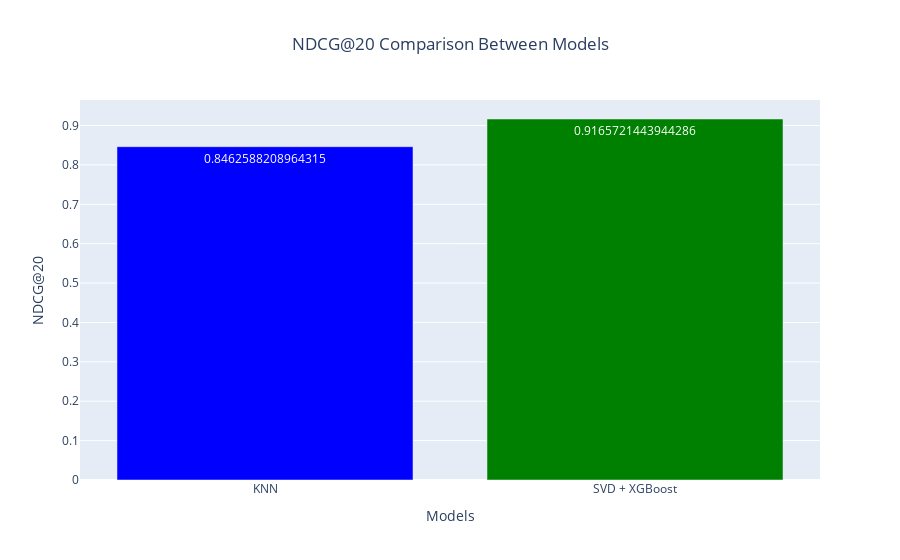

Notebook source saved alongside this figure:
### Markdown cell above
### Comparison between KNN recommender system and SVD + XGBoost Recommender System

### Code cell
# RMSE values for the models
models = ['KNN', 'SVD + XGBoost']
ndcg_values = [mean_ndcg, avg_ndcg]

# Create a bar plot using Plotly
fig = px.bar(x=models, y=ndcg_values, 
             labels={'x': 'Models', 'y': 'NDCG@20'}, 
             title='NDCG@20 Comparison Between Models', 
             text=ndcg_values)

# Customize the layout
fig.update_traces(marker_color=['blue', 'green'])
fig.update_layout(title_x=0.5)  # Center the title

# Show the plot
fig.show()

### Figure 1 — Plotly figure (JSON) as saved in the notebook; plotly's stock layout.template omitted (floating-point values rounded to 4 significant figures)
{"data": [{"alignmentgroup": "True", "hovertemplate": "Models=%{x}<br>NDCG@20=%{y}<br>text=%{text}<extra></extra>", "legendgroup": "", "marker": {"color": ["blue", "green"], "pattern": {"shape": ""}}, "name": "", "offsetgroup": "", "orientation": "v", "showlegend": false, "text": [0.8463, 0.9166], "textposition": "auto", "type": "bar", "x": ["KNN", "SVD + XGBoost"], "xaxis": "x", "y": [0.8463, 0.9166], "yaxis": "y"}], "layout": {"barmode": "relative", "legend": {"tracegroupgap": 0}, "title": {"text": "NDCG@20 Comparison Between Models", "x": 0.5}, "xaxis": {"anchor": "y", "domain": [0, 1], "title": {"text": "Models"}}, "yaxis": {"anchor": "x", "domain": [0, 1], "title": {"text": "NDCG@20"}}}}
